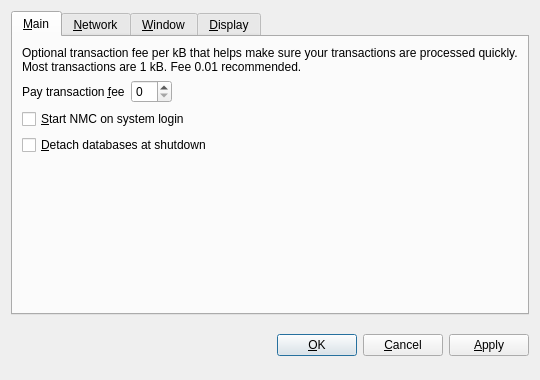
<?xml version="1.0" encoding="UTF-8"?>
<ui version="4.0">
 <class>OptionsDialog</class>
 <widget class="QDialog" name="OptionsDialog">
  <property name="geometry">
   <rect>
    <x>0</x>
    <y>0</y>
    <width>540</width>
    <height>380</height>
   </rect>
  </property>
  <property name="windowTitle">
   <string>Options</string>
  </property>
  <property name="modal">
   <bool>true</bool>
  </property>
  <layout class="QVBoxLayout" name="verticalLayout">
   <item>
    <widget class="QTabWidget" name="tabWidget">
     <property name="tabPosition">
      <enum>QTabWidget::North</enum>
     </property>
     <property name="currentIndex">
      <number>0</number>
     </property>
     <widget class="QWidget" name="tabMain">
      <attribute name="title">
       <string>&amp;Main</string>
      </attribute>
      <layout class="QVBoxLayout" name="verticalLayout_Main">
       <item>
        <widget class="QLabel" name="transactionFeeInfoLabel">
         <property name="text">
          <string>Optional transaction fee per kB that helps make sure your transactions are processed quickly. Most transactions are 1 kB. Fee 0.01 recommended.</string>
         </property>
         <property name="textFormat">
          <enum>Qt::PlainText</enum>
         </property>
         <property name="wordWrap">
          <bool>true</bool>
         </property>
        </widget>
       </item>
       <item>
        <layout class="QHBoxLayout" name="horizontalLayout_Main">
         <item>
          <widget class="QLabel" name="transactionFeeLabel">
           <property name="text">
            <string>Pay transaction &amp;fee</string>
           </property>
           <property name="textFormat">
            <enum>Qt::PlainText</enum>
           </property>
           <property name="buddy">
            <cstring>transactionFee</cstring>
           </property>
          </widget>
         </item>
         <item>
          <widget class="BitcoinAmountField" name="transactionFee"/>
         </item>
         <item>
          <spacer name="horizontalSpacer_Main">
           <property name="orientation">
            <enum>Qt::Horizontal</enum>
           </property>
           <property name="sizeHint" stdset="0">
            <size>
             <width>40</width>
             <height>20</height>
            </size>
           </property>
          </spacer>
         </item>
        </layout>
       </item>
       <item>
        <widget class="QCheckBox" name="bitcoinAtStartup">
         <property name="toolTip">
          <string>Automatically start NMC after logging in to the system.</string>
         </property>
         <property name="text">
          <string>&amp;Start NMC on system login</string>
         </property>
        </widget>
       </item>
       <item>
        <widget class="QCheckBox" name="detachDatabases">
         <property name="toolTip">
          <string>Detach block and address databases at shutdown. This means they can be moved to another data directory, but it slows down shutdown. The wallet is always detached.</string>
         </property>
         <property name="text">
          <string>&amp;Detach databases at shutdown</string>
         </property>
        </widget>
       </item>
       <item>
        <spacer name="verticalSpacer_Main">
         <property name="orientation">
          <enum>Qt::Vertical</enum>
         </property>
         <property name="sizeHint" stdset="0">
          <size>
           <width>20</width>
           <height>40</height>
          </size>
         </property>
        </spacer>
       </item>
      </layout>
     </widget>
     <widget class="QWidget" name="tabNetwork">
      <attribute name="title">
       <string>&amp;Network</string>
      </attribute>
      <layout class="QVBoxLayout" name="verticalLayout_Network">
       <item>
        <widget class="QCheckBox" name="mapPortUpnp">
         <property name="toolTip">
          <string>Automatically open the NMC client port on the router. This only works when your router supports UPnP and it is enabled.</string>
         </property>
         <property name="text">
          <string>Map port using &amp;UPnP</string>
         </property>
        </widget>
       </item>
       <item>
        <widget class="QCheckBox" name="connectSocks">
         <property name="toolTip">
          <string>Connect to the NMC network through a SOCKS proxy (e.g. when connecting through Tor).</string>
         </property>
         <property name="text">
          <string>&amp;Connect through SOCKS proxy:</string>
         </property>
        </widget>
       </item>
       <item>
        <layout class="QHBoxLayout" name="horizontalLayout_Network">
         <item>
          <widget class="QLabel" name="proxyIpLabel">
           <property name="text">
            <string>Proxy &amp;IP:</string>
           </property>
           <property name="textFormat">
            <enum>Qt::PlainText</enum>
           </property>
           <property name="buddy">
            <cstring>proxyIp</cstring>
           </property>
          </widget>
         </item>
         <item>
          <widget class="QValidatedLineEdit" name="proxyIp">
           <property name="maximumSize">
            <size>
             <width>140</width>
             <height>16777215</height>
            </size>
           </property>
           <property name="toolTip">
            <string>IP address of the proxy (e.g. 127.0.0.1)</string>
           </property>
          </widget>
         </item>
         <item>
          <widget class="QLabel" name="proxyPortLabel">
           <property name="text">
            <string>&amp;Port:</string>
           </property>
           <property name="textFormat">
            <enum>Qt::PlainText</enum>
           </property>
           <property name="buddy">
            <cstring>proxyPort</cstring>
           </property>
          </widget>
         </item>
         <item>
          <widget class="QLineEdit" name="proxyPort">
           <property name="maximumSize">
            <size>
             <width>55</width>
             <height>16777215</height>
            </size>
           </property>
           <property name="toolTip">
            <string>Port of the proxy (e.g. 9050)</string>
           </property>
          </widget>
         </item>
         <item>
          <widget class="QLabel" name="socksVersionLabel">
           <property name="text">
            <string>SOCKS &amp;Version:</string>
           </property>
           <property name="textFormat">
            <enum>Qt::PlainText</enum>
           </property>
           <property name="buddy">
            <cstring>socksVersion</cstring>
           </property>
          </widget>
         </item>
         <item>
          <widget class="QValueComboBox" name="socksVersion">
           <property name="toolTip">
            <string>SOCKS version of the proxy (e.g. 5)</string>
           </property>
          </widget>
         </item>
         <item>
          <spacer name="horizontalSpacer_Network">
           <property name="orientation">
            <enum>Qt::Horizontal</enum>
           </property>
           <property name="sizeHint" stdset="0">
            <size>
             <width>40</width>
             <height>20</height>
            </size>
           </property>
          </spacer>
         </item>
        </layout>
       </item>
       <item>
        <spacer name="verticalSpacer_Network">
         <property name="orientation">
          <enum>Qt::Vertical</enum>
         </property>
         <property name="sizeHint" stdset="0">
          <size>
           <width>20</width>
           <height>40</height>
          </size>
         </property>
        </spacer>
       </item>
      </layout>
     </widget>
     <widget class="QWidget" name="tabWindow">
      <attribute name="title">
       <string>&amp;Window</string>
      </attribute>
      <layout class="QVBoxLayout" name="verticalLayout_Window">
       <item>
        <widget class="QCheckBox" name="minimizeToTray">
         <property name="toolTip">
          <string>Show only a tray icon after minimizing the window.</string>
         </property>
         <property name="text">
          <string>&amp;Minimize to the tray instead of the taskbar</string>
         </property>
        </widget>
       </item>
       <item>
        <widget class="QCheckBox" name="minimizeOnClose">
         <property name="toolTip">
          <string>Minimize instead of exit the application when the window is closed. When this option is enabled, the application will be closed only after selecting Quit in the menu.</string>
         </property>
         <property name="text">
          <string>M&amp;inimize on close</string>
         </property>
        </widget>
       </item>
       <item>
        <spacer name="verticalSpacer_Window">
         <property name="orientation">
          <enum>Qt::Vertical</enum>
         </property>
         <property name="sizeHint" stdset="0">
          <size>
           <width>20</width>
           <height>40</height>
          </size>
         </property>
        </spacer>
       </item>
      </layout>
     </widget>
     <widget class="QWidget" name="tabDisplay">
      <attribute name="title">
       <string>&amp;Display</string>
      </attribute>
      <layout class="QVBoxLayout" name="verticalLayout_Display">
       <item>
        <layout class="QHBoxLayout" name="horizontalLayout_1_Display">
         <item>
          <widget class="QLabel" name="langLabel">
           <property name="text">
            <string>User Interface &amp;language:</string>
           </property>
           <property name="textFormat">
            <enum>Qt::PlainText</enum>
           </property>
           <property name="buddy">
            <cstring>lang</cstring>
           </property>
          </widget>
         </item>
         <item>
          <widget class="QValueComboBox" name="lang">
           <property name="toolTip">
            <string>The user interface language can be set here. This setting will take effect after restarting NMC.</string>
           </property>
          </widget>
         </item>
        </layout>
       </item>
       <item>
        <layout class="QHBoxLayout" name="horizontalLayout_2_Display">
         <item>
          <widget class="QLabel" name="unitLabel">
           <property name="text">
            <string>&amp;Unit to show amounts in:</string>
           </property>
           <property name="textFormat">
            <enum>Qt::PlainText</enum>
           </property>
           <property name="buddy">
            <cstring>unit</cstring>
           </property>
          </widget>
         </item>
         <item>
          <widget class="QValueComboBox" name="unit">
           <property name="toolTip">
            <string>Choose the default subdivision unit to show in the interface and when sending coins.</string>
           </property>
          </widget>
         </item>
        </layout>
       </item>
       <item>
        <widget class="QCheckBox" name="displayAddresses">
         <property name="toolTip">
          <string>Whether to show NMC addresses in the transaction list or not.</string>
         </property>
         <property name="text">
          <string>&amp;Display addresses in transaction list</string>
         </property>
        </widget>
       </item>
       <item>
        <spacer name="verticalSpacer_Display">
         <property name="orientation">
          <enum>Qt::Vertical</enum>
         </property>
         <property name="sizeHint" stdset="0">
          <size>
           <width>20</width>
           <height>40</height>
          </size>
         </property>
        </spacer>
       </item>
      </layout>
     </widget>
    </widget>
   </item>
   <item>
    <layout class="QHBoxLayout" name="horizontalLayout_Buttons">
     <item>
      <spacer name="horizontalSpacer_1">
       <property name="orientation">
        <enum>Qt::Horizontal</enum>
       </property>
       <property name="sizeHint" stdset="0">
        <size>
         <width>40</width>
         <height>48</height>
        </size>
       </property>
      </spacer>
     </item>
     <item>
      <widget class="QLabel" name="statusLabel">
       <property name="font">
        <font>
         <weight>75</weight>
         <bold>true</bold>
        </font>
       </property>
       <property name="text">
        <string/>
       </property>
       <property name="textFormat">
        <enum>Qt::PlainText</enum>
       </property>
       <property name="wordWrap">
        <bool>true</bool>
       </property>
      </widget>
     </item>
     <item>
      <spacer name="horizontalSpacer_2">
       <property name="orientation">
        <enum>Qt::Horizontal</enum>
       </property>
       <property name="sizeHint" stdset="0">
        <size>
         <width>40</width>
         <height>48</height>
        </size>
       </property>
      </spacer>
     </item>
     <item>
      <widget class="QPushButton" name="okButton">
       <property name="text">
        <string>&amp;OK</string>
       </property>
      </widget>
     </item>
     <item>
      <widget class="QPushButton" name="cancelButton">
       <property name="text">
        <string>&amp;Cancel</string>
       </property>
       <property name="autoDefault">
        <bool>false</bool>
       </property>
      </widget>
     </item>
     <item>
      <widget class="QPushButton" name="applyButton">
       <property name="text">
        <string>&amp;Apply</string>
       </property>
       <property name="autoDefault">
        <bool>false</bool>
       </property>
      </widget>
     </item>
    </layout>
   </item>
  </layout>
 </widget>
 <customwidgets>
  <customwidget>
   <class>BitcoinAmountField</class>
   <extends>QSpinBox</extends>
   <header>bitcoinamountfield.h</header>
  </customwidget>
  <customwidget>
   <class>QValueComboBox</class>
   <extends>QComboBox</extends>
   <header>qvaluecombobox.h</header>
  </customwidget>
  <customwidget>
   <class>QValidatedLineEdit</class>
   <extends>QLineEdit</extends>
   <header>qvalidatedlineedit.h</header>
  </customwidget>
 </customwidgets>
 <resources/>
 <connections/>
</ui>
